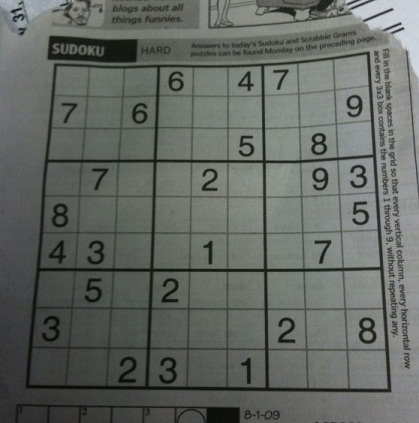
#> input picture images/sudoku_original.jpg, 419 x 423 px
$ python Extractor.py
#> lines starting #> are read from the running program, lines starting #| are printed output that depends on the picture; after the words box and inside, x2 and y2 are one past the last pixel; in counts of white or black regions, pixels touching at a corner belong together
import numpy as np
import cv2
from OCR_1 import OCR

class Extractor:


    warped_masked_original_color = None
    warped_masked_uniform_gray = None
    warped_masked_uniform_binary = None

    digit_binary = None
    digit_contours = []

    outPuzzle = np.zeros(((9, 9)), np.uint8)

    ocr = None

    inputColor = None
    toGray = None
    blurredGray = None
    uniGray = None
    uniBlurredGray = None
    thresholdOrg = None
    thresholdUni = None

    contourBiggest = None
    contour_approx = None

    puzzle_actual_mask = None
    def __init__(self):
        self.debug = True
    def extractForVideo(self, frame):
        self.debug = True
        self.inputColor = frame
        self.processImage()
        self.getBiggestContour()
        self.warpIt()
        self.extractDigits()
        self.recognizeDigits()
        return self.outPuzzle.tolist()

    def extract(self, image_filename="./images/sudoku_original.jpg"):
        self.getImage(image_filename)
        self.processImage()
        self.getBiggestContour()
        self.warpIt()
        self.extractDigits()
        self.recognizeDigits()
        self.debug =True
        return self.outPuzzle.tolist()


    def getImage(self, image_filename):
#> called with image_filename = './images/sudoku_original.jpg'
        self.inputColor = cv2.imread(image_filename)
#> self.inputColor is the input picture: shape (423, 419, 3); mean B, G, R 98.9, 103.6, 99.4
        self.inputColor = cv2.resize(self.inputColor, (600, 600))
#> self.inputColor: shape (600, 600, 3)


    def processImage(self):
        self.toGray = cv2.cvtColor(self.inputColor, cv2.COLOR_BGR2GRAY)
        self.uniGray = self.normalizeBrightness(self.toGray)

        self.blurredGray = cv2.GaussianBlur(self.toGray, (5, 5), 0)
        self.uniBlurredGray = cv2.GaussianBlur(self.uniGray, (5, 5), 0)

        self.thresholdOrg = cv2.adaptiveThreshold(self.blurredGray, 255, cv2.ADAPTIVE_THRESH_MEAN_C, cv2.THRESH_BINARY_INV, 5, 2)
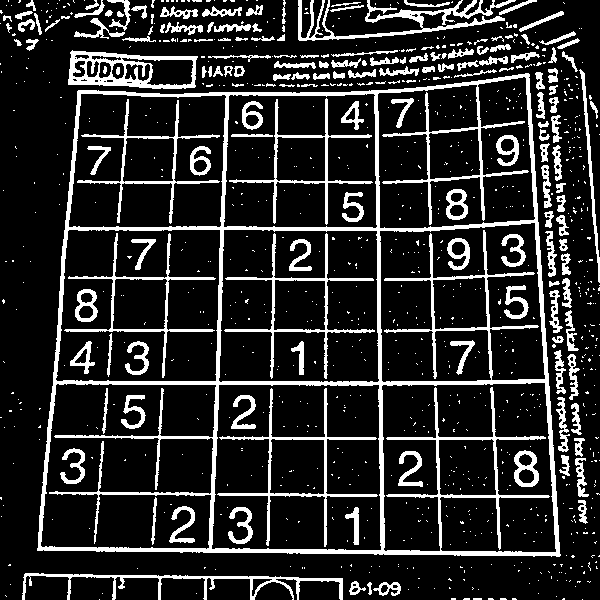
#> self.thresholdOrg: shape (600, 600); 16.4% white; 967 white regions (802 under 20 px), largest, box (x1, y1, x2, y2) and area: (37, 73, 561, 557) 22014, (298, 0, 516, 41) 2196, (68, 50, 198, 89) 2105
        self.thresholdUni = cv2.adaptiveThreshold(self.uniBlurredGray, 255, cv2.ADAPTIVE_THRESH_MEAN_C, cv2.THRESH_BINARY_INV, 5, 2)
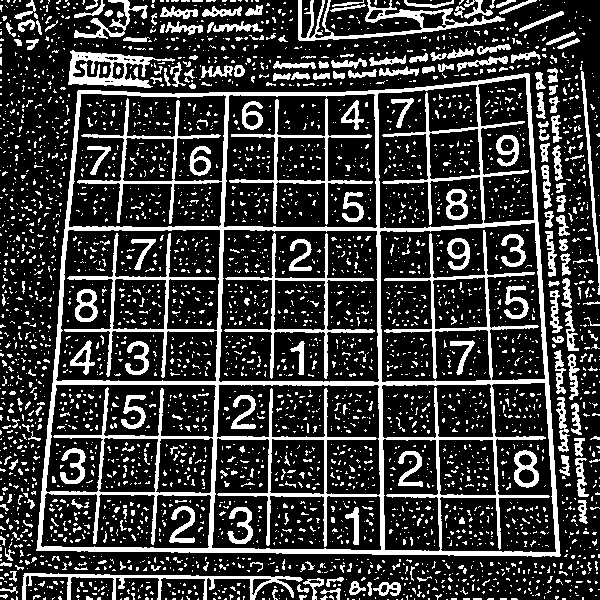
#> self.thresholdUni: shape (600, 600); 23% white; 3729 white regions (3449 under 20 px)


    def normalizeBrightness(self, img_gray):
        kernel = cv2.getStructuringElement(cv2.MORPH_ELLIPSE,(11,11))
        closing_image = cv2.morphologyEx(img_gray, cv2.MORPH_CLOSE, kernel)
        uniform_image = np.float32(img_gray)/(closing_image)
        uniform_image = np.uint8(cv2.normalize(uniform_image,uniform_image,0,255,cv2.NORM_MINMAX))
        return uniform_image


    def getBiggestContour(self):

        contours, hierarchy = cv2.findContours(self.thresholdOrg, cv2.RETR_TREE, cv2.CHAIN_APPROX_SIMPLE)
#> contours = 1081 contours, 903 with area under 20; largest, box (x1, y1, x2, y2) and area: (37, 73, 561, 557) 225882, (211, 384, 382, 551) 27085, (40, 383, 217, 550) 26037, (218, 229, 380, 383) 23674, (381, 382, 557, 553) 23656
        biggest_actual = None
        biggest_approx = None
        max_area = 0
        for i in contours:
            # Alani bul
            area = cv2.contourArea(i)
            if area > 100:
                # Cevresi nasil
                peri = cv2.arcLength(i,True)
                approx = cv2.approxPolyDP(i,0.02*peri,True)
                #En buyuk alan mi
                if area > max_area and len(approx)==4:
                    biggest_approx = approx
                    biggest_actual = i
                    max_area = area
#> this loop made 1081 passes
#> (area, peri, biggest_approx, max_area) on pass 350: (225881.5, 1980.9, [[529, 74], [78, 90], [37, 550], [559, 556]], 225881.5)
#> (area, peri, approx) on passes 42, 351, 370, 419, 536, 548: (1286, 1144.2, [[22, 593], [342, 578]]), (3109.5, 228.5, [[491, 438], [496, 494], [441, 495], [438, 440]]), (27085, 688.7, [[219, 384], [379, 385], [380, 550], [211, 548]]), (2928, 224.8, [[272, 438], [324, 440], [323, 494], [269, 492]]), (2628, 212.8, [[483, 276], [487, 326], [435, 329], [432, 280]]), (23674, 638, [[223, 230], [376, 230], [379, 380], [220, 382]])
#> after the loop, biggest_actual = contour of 295 points, box (x1, y1, x2, y2) (37, 73, 561, 557), area 225882; max_area = 225881.5

        self.contourBiggest = biggest_actual
#> self.contourBiggest has the same summary as biggest_actual
        self.contour_approx = biggest_approx
#> self.contour_approx = [[529, 74], [78, 90], [37, 550], [559, 556]]

        self.puzzle_actual_mask = np.zeros((self.toGray.shape), np.uint8)
        cv2.drawContours(self.puzzle_actual_mask, [self.contourBiggest], 0, 255, -1)
#> self.puzzle_actual_mask: shape (600, 600); 63% white; 1 black region, box (x1, y1, x2, y2) and area: (0, 0, 600, 600) 133160
        cv2.drawContours(self.puzzle_actual_mask, [self.contourBiggest], 0, 0, 2)
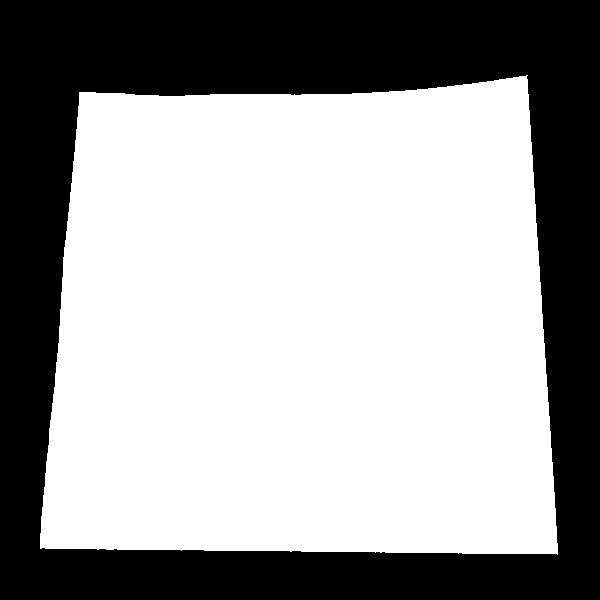
#> self.puzzle_actual_mask: shape (600, 600); 61.9% white; 1 black region, box (x1, y1, x2, y2) and area: (0, 0, 600, 600) 137131


    def warpIt(self):
        # Get masked uniform image
        masked_uniform_gray = cv2.bitwise_and(self.uniGray, self.puzzle_actual_mask)
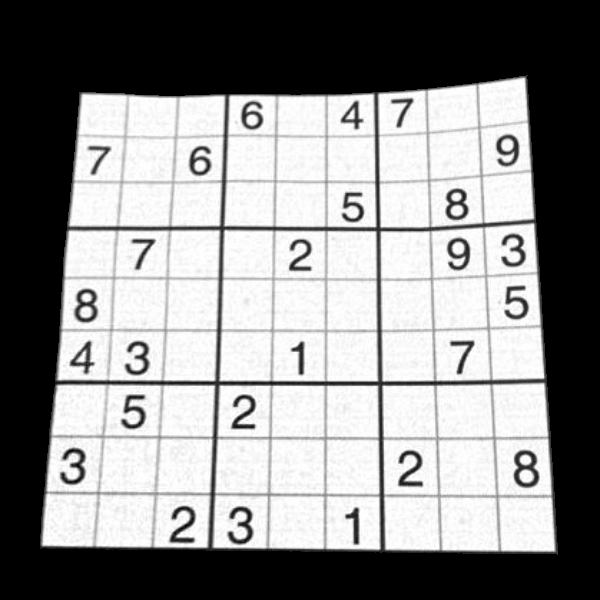
#> masked_uniform_gray: shape (600, 600); min 0, max 254, mean 139.7

        # Duzelt (sol ust nokta 1. eleman olcak sekilde)
        rectify_contour_approx = self.rectify(self.contour_approx)
#> in rectify, `add = h.sum(1)`: add = [603, 168, 587, 1115]
#> in rectify, `diff = np.diff(h,axis = 1)`: diff = [-455, 12, 513, -3]
#> rectify_contour_approx = [[78, 90], [529, 74], [559, 556], [37, 550]]
        #Resize
        new_coordinates = np.array([ [0,0],[449,0],[449,449],[0,449] ],np.float32)
        retval = cv2.getPerspectiveTransform(rectify_contour_approx, new_coordinates)
#> retval = [[1.09, 0.097, -93.61], [0.0418, 1.18, -109.2], [0.000119, 0.000359, 1]]
        warped_masked_uniform_gray = cv2.warpPerspective(masked_uniform_gray, retval, (450,450))
        warped_masked_original_color = cv2.warpPerspective(self.inputColor, retval, (450, 450))

        _,warped_masked_uniform_binary = cv2.threshold(warped_masked_uniform_gray,0,255,cv2.THRESH_BINARY+cv2.THRESH_OTSU)
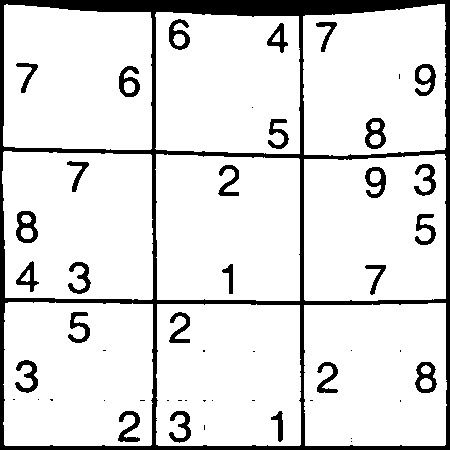
#> warped_masked_uniform_binary: shape (450, 450); 87.6% white; 50 black regions (23 under 20 px), largest, box (x1, y1, x2, y2) and area: (0, 0, 450, 450) 17539, (16, 211, 38, 243) 387, (365, 118, 386, 149) 354

        self.warped_masked_uniform_binary = warped_masked_uniform_binary
        self.warped_masked_uniform_gray = warped_masked_uniform_gray
        self.warped_masked_original_color = warped_masked_original_color

        if(self.debug):
            cv2.imshow('ll',warped_masked_original_color)
            cv2.waitKey()


    def extractDigits(self):
        warped_masked_uniform_gray_inv = 255-self.warped_masked_uniform_binary

        # Flood image
        h, w = warped_masked_uniform_gray_inv.shape[:2]
#> h = 450; w = 450
        mask = np.zeros((h+2, w+2), np.uint8)
        cv2.floodFill(warped_masked_uniform_gray_inv, mask, (0,0), 0)
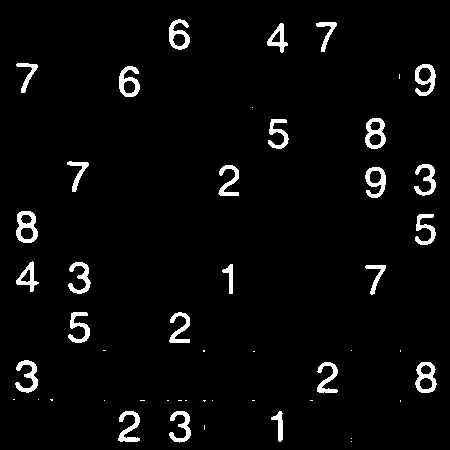
#> warped_masked_uniform_gray_inv: shape (450, 450); 3.7% white; 49 white regions (23 under 20 px)
        cv2.floodFill(warped_masked_uniform_gray_inv, mask, (w-1,0), 0)
        cv2.floodFill(warped_masked_uniform_gray_inv, mask, (0,h-1), 0)
        cv2.floodFill(warped_masked_uniform_gray_inv, mask, (w-1,h-1), 0)

        # Get Cont
        contours, hierarchy = cv2.findContours(warped_masked_uniform_gray_inv, cv2.RETR_EXTERNAL, cv2.CHAIN_APPROX_SIMPLE)
#> contours = 49 contours, 23 with area under 20; largest, box (x1, y1, x2, y2) and area: (16, 211, 38, 243) 530, (415, 362, 437, 393) 492, (365, 118, 386, 149) 482, (415, 64, 436, 96) 410, (119, 66, 140, 97) 400
        if self.debug:
            cv2.imshow('l',warped_masked_uniform_gray_inv)
            cv2.waitKey()
        digit_contours_overlay_color = self.warped_masked_original_color.copy()
        digit_contours_mask_binary =  np.zeros((warped_masked_uniform_gray_inv.shape),np.uint8)
        digit_binary = None
        digit_contours = []

        for i in contours:
            area = cv2.contourArea(i)

            [_,_,w,h] = cv2.boundingRect(i)
            if area > 50 and w<50 and h<50:#Sayinin boyu 50den kucuk alani buyuk
                cv2.drawContours(digit_contours_overlay_color, [i], 0, (0,255,0), 2)
                cv2.drawContours(digit_contours_overlay_color, [i], 0, (0,255,0), -1)

                cv2.drawContours(digit_contours_mask_binary, [i], 0, 255, 2)
                cv2.drawContours(digit_contours_mask_binary, [i], 0, 255, -1)

                digit_contours.append(i)
#> this loop made 49 passes
#> (area, w, h) on passes 4, 5, 6, 20, 21, 22, 28, 29, 30, 31, 32, 33: (134, 12, 31), (245, 22, 32), (256, 22, 31), (492.5, 22, 31), (232, 21, 31), (274.5, 23, 33), (227.5, 21, 31), (238, 22, 31), (148.5, 21, 30), (113.5, 11, 30), (248.5, 23, 32), (280, 23, 31)
#> digit_contours_mask_binary: shape (450, 450); 6.1% white; 26 white regions
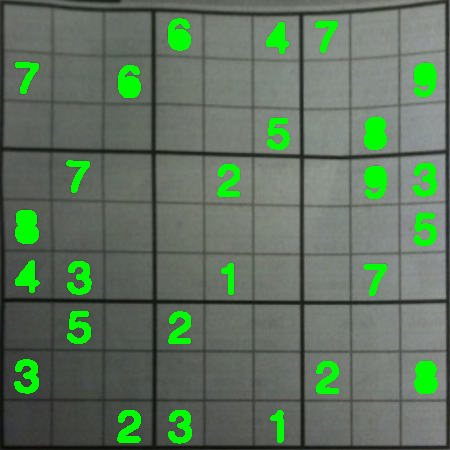
#> digit_contours_overlay_color: shape (450, 450, 3); mean B, G, R 93.7, 115.1, 94.4
#> after the loop, digit_contours = 26 contours; largest, box (x1, y1, x2, y2) and area: (16, 211, 38, 243) 530, (415, 362, 437, 393) 492, (365, 118, 386, 149) 482, (415, 64, 436, 96) 410, (119, 66, 140, 97) 400

        digit_binary = cv2.bitwise_and(digit_contours_mask_binary, warped_masked_uniform_gray_inv) * 255
#> digit_binary: shape (450, 450); values 0 (black) and 1 (white), 3.7% white; 26 white regions
        if self.debug:
            cv2.imshow('Draw',digit_contours_mask_binary )
            cv2.waitKey()
        self.digit_binary = digit_binary
        self.digit_contours = digit_contours
#> self.digit_contours has the same summary as digit_contours


    def recognizeDigits(self):

        if self.ocr == None:
            self.ocr = OCR()
            self.ocr.loadData()

        digit_binary = self.digit_binary.copy()


        padding = 50
        digit_binary = cv2.copyMakeBorder(digit_binary,padding,padding,padding,padding,cv2.BORDER_CONSTANT,value=0)


        for i in self.digit_contours:
            # Merkezden hangi kare oldugunu cek
            M = cv2.moments(i)
            cx = int(M['m10']/M['m00'])
            cy = int(M['m01']/M['m00'])

            cell = (int(cx/50), int(cy/50))

            # Get bounding rectangle
            [x,y,w,h] = cv2.boundingRect(i)

            #Sayiyi cek
            digit = digit_binary[y+padding:y+h+padding,x+padding:x+w+padding]

            # Skip if unable to get image
            if len(digit) == 0:
                continue

            # Set results
            self.outPuzzle[cell[1]][cell[0]] = self.ocr.recognizeCharacter(digit)

        # Draw text on image to verify
        self.showOverlayPuzzle()


    def showOverlayPuzzle(self, puzzle=None, window_name="Recognized puzzle"):
        if puzzle == None:
            puzzle = self.outPuzzle
        warped_masked_original_color = self.warped_masked_original_color.copy()
        for y in range(0,9):
            for x in range(0,9):
                num = puzzle[y][x]
                if num != 0:
                    if self.outPuzzle[y][x] != 0:
                        cv2.putText(warped_masked_original_color,str(num), (x*50+25,y*50+35), cv2.FONT_HERSHEY_SIMPLEX, 1, (0,255,0))
                    else:
                        cv2.putText(warped_masked_original_color,str(num), (x*50+25,y*50+35), cv2.FONT_HERSHEY_SIMPLEX, 1, (255,0,0))


    # Rectify - reshapes and sorts the order of points in a contour.
    def rectify(self, h):
        h = h.reshape((4,2))
        hnew = np.zeros((4,2),dtype = np.float32)

        add = h.sum(1)
        hnew[0] = h[np.argmin(add)]
        hnew[2] = h[np.argmax(add)]

        diff = np.diff(h,axis = 1)
        hnew[1] = h[np.argmin(diff)]
        hnew[3] = h[np.argmax(diff)]

        return hnew


#
#   Main Entry Point
#
if __name__ == '__main__':
    Extractor().extract()
#> (the call stopped at in recognizeDigits, `self.ocr = OCR()`: OCR_1 is not available in this run)
    # cv2.waitKey()
